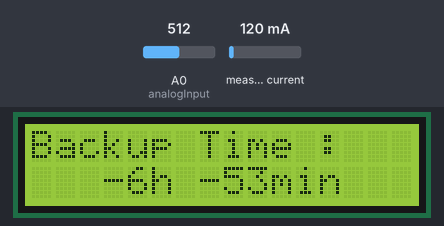
Recording of a sketch running on a simulated Arduino Uno, built with avr-gcc and run on an emulated ATmega328P. On the bench: 16×2 character LCD. The test bench sets the inputs (shaded band); at power-on: measured current 120 mA, A0 (analogInput) = 512.

Above: at 1.11 s.
1.8 s: measured current set to 40 mA
At 2.27 s:
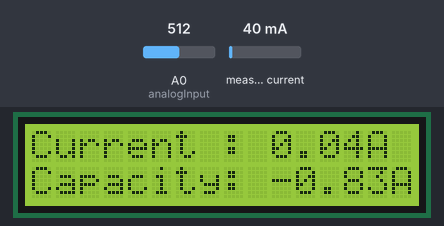
3.6 s: A0 (analogInput) set to 716
At 4.12 s:
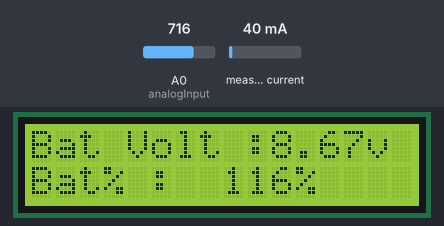
5.5 s: measured current set to 500 mA
At 5.96 s:
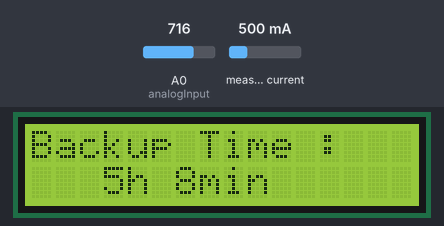
7.1 s: A0 (analogInput) set to 900
At 7.57 s:
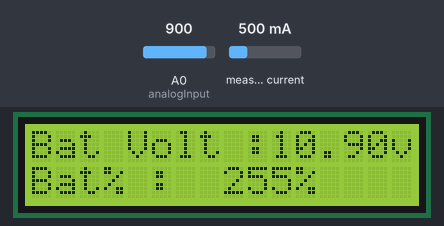
8.9 s: measured current set to 1000 mA
At 9.42 s:
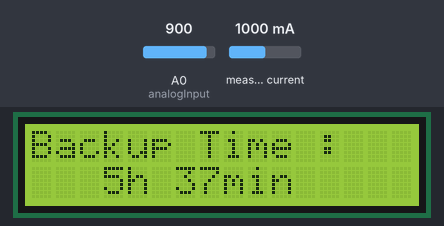
10.5 s: A0 (analogInput) set to 1023
At 11.04 s:
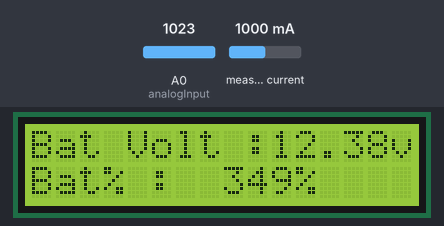
Timing chart, 0 to 13.4 s (numbered marks = the images above; inputs shaded):
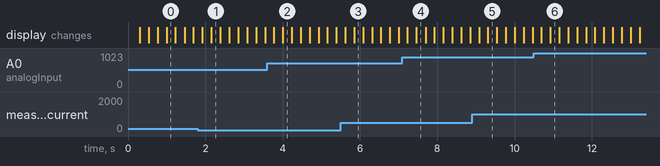

The sketch:

Simulation_arduino_code.ino
```cpp
#include<Wire.h>
#include<LiquidCrystal_I2C.h>
#include<Adafruit_INA219.h>

LiquidCrystal_I2C lcd(0x20,16,2);
Adafruit_INA219 ina219;

int analogInput = A0;

void setup() {
  lcd.backlight();
  lcd.begin(16,2);
  lcd.setCursor(0,0);
  lcd.print("Backup TIme");
  lcd.setCursor(3,1);
  lcd.print("Indicator");
  delay(200);
  lcd.clear();

  uint32_t currentFrequency;
   if (! ina219.begin()) {
    lcd.clear();
    lcd.print(" Failed ");
    while (1) {
      delay(10);
      }
  }
   lcd.clear();
    lcd.print("Measuring.... ");
    delay(200);

}

void loop() {
  float current_mA = 0;
  float current_amp =0;
  float power_mW =0;

float vout=0;
float vin=0;
float R1=7500.0;
float R2=5070.0;
float vhigh = 8.4;
float vlow = 6.8;
float cap = 2.2;
float k=0;
float know=0;
float capnow=0;
float per=0;
int percentage=0;
int val=0;
int T_hrs=0;
float T_min=0;
float a,b,tot=0;
int m;

//***********************Read Battery Voltage And Percentage of battery Calulation***************
  val=analogRead(analogInput);
  vout=(val*5.0)/1024.0;
  vin= vout/(R2/(R1+R2));

  k = vhigh -vlow;
  know = vhigh - vin;
  //k=1.6;
  per = ((k - know)/k);
  percentage=per*100;
  lcd.clear();
  lcd.setCursor(0,0);
  lcd.print("Bat Volt : ");
  lcd.setCursor(10,0);
  lcd.print(vin);
  lcd.print("v");
  lcd.setCursor(0,1);
  lcd.print("Bat% : ");
  lcd.setCursor(8,1);
  lcd.print(percentage);
  lcd.print("%");
  delay(200);

//*************************Current sensing and Calculation**********************
  current_mA = ina219.getCurrent_mA();
  current_amp = current_mA / 1000;
  float c=0;
  c=current_amp;
  capnow=(per)*cap;
  tot = capnow/c;
  //T_min = T_hrs * 60;
  T_hrs=tot;
  a = tot - T_hrs;
  T_min=a*60;
  m=T_min;
  lcd.clear();
  lcd.print("Current : ");
  lcd.print(current_amp);
  lcd.print("A");
  lcd.setCursor(0,1);
  lcd.print("Capacity: ");
  lcd.print(capnow);
  lcd.print("Ah");
  delay(200);

  lcd.clear();
  lcd.print("Backup Time : ");
  lcd.setCursor(3,1);
  lcd.print(T_hrs);
  lcd.print("h ");
  lcd.print(m);
  lcd.print("min");
  delay(200);

}
```
